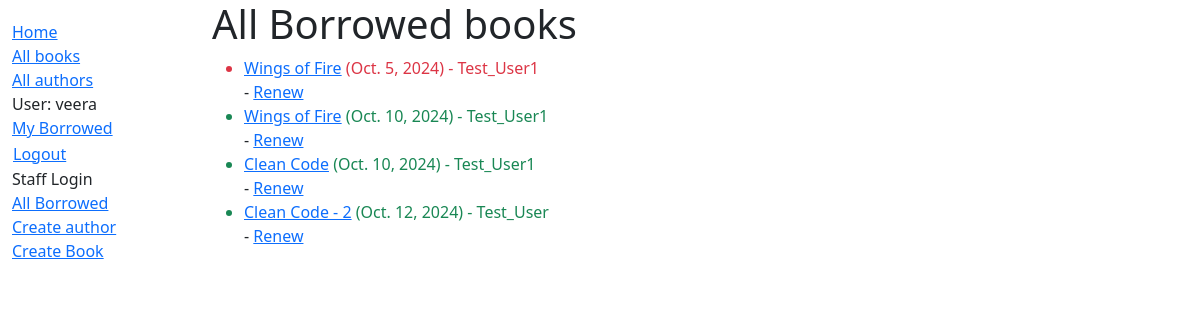
Page /catlog/allBorrowed/ (signed in) on the earlier database version.
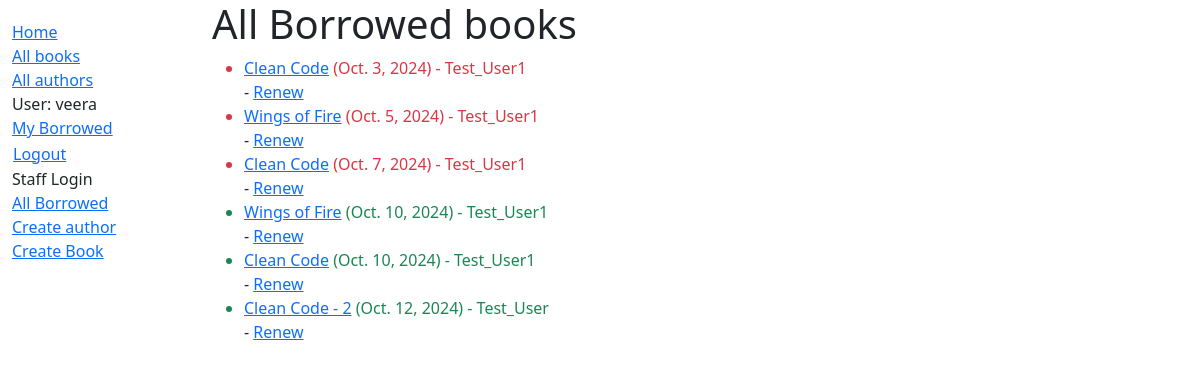
Same page on the later database version.
### catlog/models.py (models this page shows, shortened)
class BookInstance(models.Model):
    id = models.UUIDField(primary_key=True, default=uuid.uuid4,
                          help_text="Unique ID for this particular book across whole library")
    book = models.ForeignKey(Book, on_delete=models.RESTRICT, null=True)
    imprint = models.CharField(max_length=200)
    due_back = models.DateField(null=True, blank=True)
    borrower = models.ForeignKey(settings.AUTH_USER_MODEL, on_delete=models.SET_NULL, null=True, blank=True)
    LOAN_STATUS = (
        ('m', 'Maintenance'),
        ('o', 'On loan'),
        ('a', 'Available'),
        ('r', 'Reserved'),
    )
    status = models.CharField(
        max_length=1,
        choices=LOAN_STATUS,
        blank=True,
        default='m',
        help_text='Book availability',
    )
    class Meta:
        ordering = ['due_back']
        permissions = (
        ("can_mark_returned", "Set book as returned"),
        ("staff_user", "Staff user"),
    )
    @property
    def is_overdue(self):
        return bool(self.due_back and date.today() > self.due_back)

class Book(models.Model):
    title = models.CharField(max_length=200)
    author = models.ForeignKey('Author', on_delete=models.RESTRICT, null=True)
    summary = models.TextField(
        max_length=1000, help_text="Enter a brief description of the book")
    isbn = models.CharField('ISBN', max_length=13,
                            unique=True,
                            help_text='13 Character <a href="https://www.isbn-international.org/content/what-isbn'
                                      '">ISBN number</a>')
    genre = models.ManyToManyField(
        Genre, help_text="Select a genre for this book")
    language = models.ForeignKey('Language', on_delete=models.PROTECT, help_text="Select a language for this book")
    def display_genre(self):
        """Create a string for the Genre. This is required to display genre in Admin."""
        return ', '.join(genre.name for genre in self.genre.all()[:3])
    display_genre.short_description = 'Genre'

### catlog/views.py (the view)
# urls.py: path('allBorrowed/', views.AllBorrowedBooksView.as_view(), name='all-borrowed-books'),
class AllBorrowedBooksView(PermissionRequiredMixin, generic.ListView):
    model = BookInstance
    permission_required = ('catlog.can_mark_returned',)
    template_name = 'catlog/all_borrowed_books.html'
    context_object_name = 'bookinstance_list'
    def get_queryset(self):
        return(
            BookInstance.objects.filter(status__exact='o').order_by('due_back')
        )

### catlog/templates/catlog/all_borrowed_books.html
{% extends "base_generic.html" %}
{% block content %}
    {% if bookinstance_list %}
        <h1>All Borrowed books</h1>
        <ul>
            {% for bookinst in bookinstance_list %}
                <li class="{% if bookinst.is_overdue %}text-danger{% else %}text-success{% endif %}">
                <a href="{% url 'book-detail' bookinst.book.pk %}">{{ bookinst.book.title }}</a> ({{ bookinst.due_back }}) - <span>{{ bookinst.borrower }}</span>
                </li>
                {% if perms.catlog.can_mark_returned %}-
                  <a href="{% url 'renew-book-librarian' bookinst.id %}">Renew</a>
                {% endif %}
            {% endfor %}
      </ul>
    {% else %}
      <p>There are no books borrowed.</p>
    {% endif %}
{% endblock %}

Differences in the rows shown:
added BookInstance: book "Clean Code", due_back "Oct. 3, 2024", borrower "Test_User1"
now on this page (row edited): BookInstance: book "Clean Code", due_back "Oct. 7, 2024", borrower "Test_User1"
